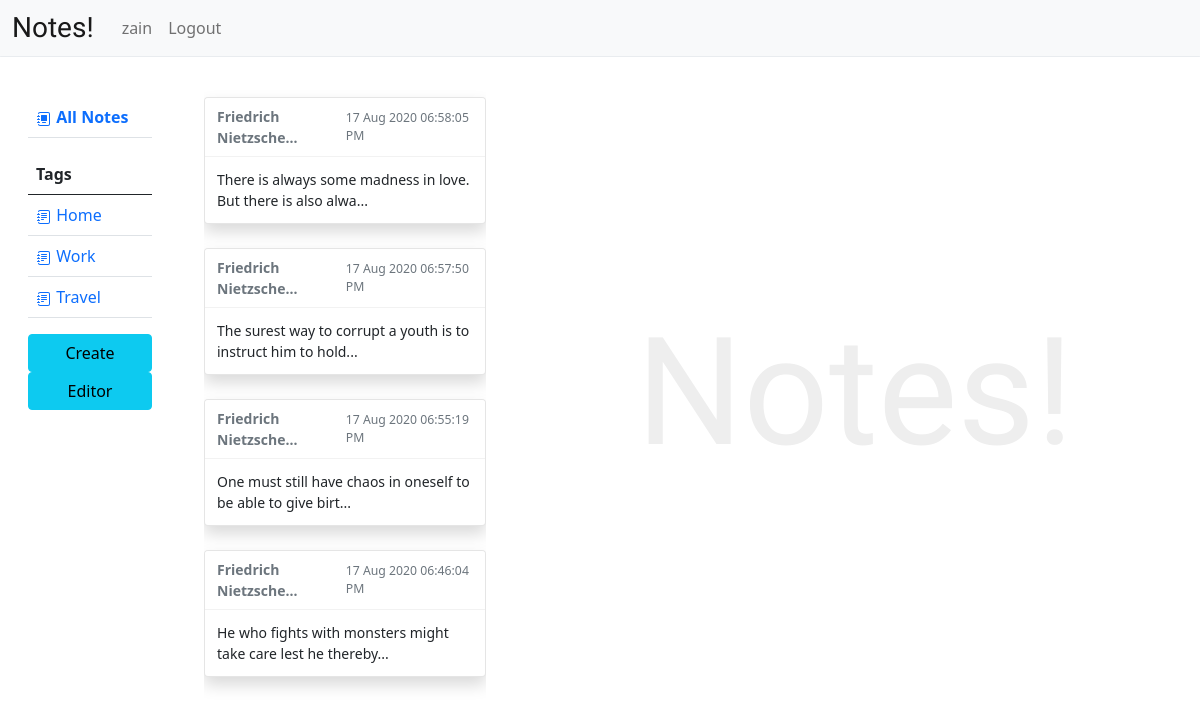
Before: / (signed in) with the older database file.
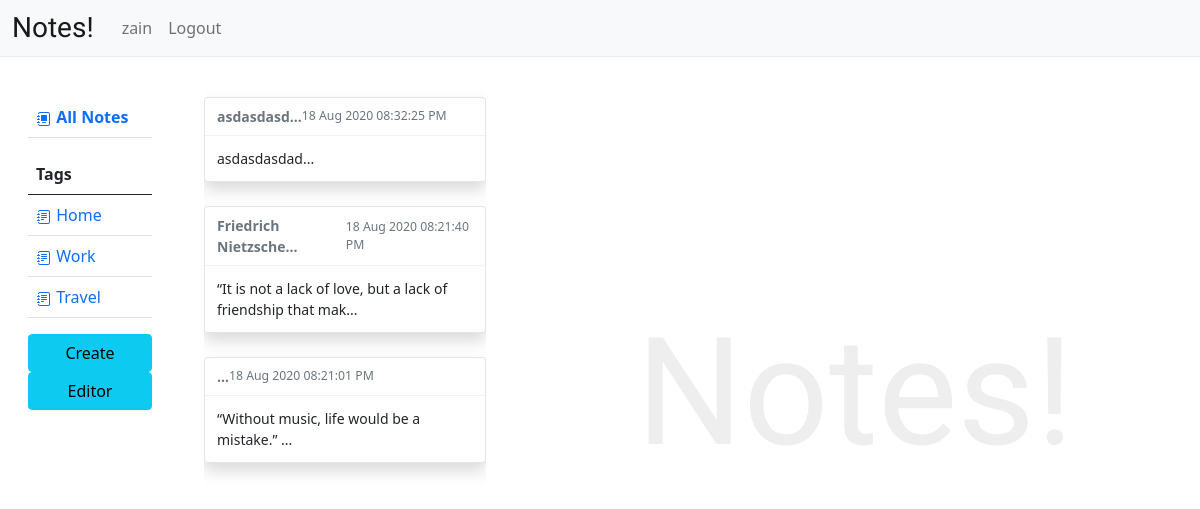
After: the same page with the newer database file.
### models.py (models this page shows, shortened)
class Note(Base):
    __tablename__ = "notes"
    id = Column(Integer, primary_key=True)
    user_id = Column(Integer, ForeignKey("users.id"))
    title = Column(String(200))
    content = Column(String)
    tag = Column(String(40))
    timestamp = Column(TIMESTAMP)
    users = relationship("User", back_populates="notes")

### app.py (the view)
@app.route("/")
def index():
    if session.get("username"):
        notes = db.query(Note).filter_by(user_id=session["user_id"]).all()
        notes = reversed(list(notes))
        return render_template("dashboard.html", notes=notes, markup=Markup)
    return render_template("index.html")

### templates/dashboard.html (shortened to what this page needs)
{% extends 'layout.html' %}  {% block body %}
<main style="height: 100%;">
  <div class="dashboard">
    <div class="row">
      <div class="user-menu col-2">
        <table class="table table-hover">
          <thead>
            <tr>
              <th scope="col" class="active" id="allNotesBtn">
                <a href="">
                  All Notes</a>
              </th>
            </tr>
          </thead>
        </table>
        <table class="table table-hover">
          <thead>
            <tr>
              <th scope="col">Tags</th>
            </tr>
          </thead>
          <tbody>
            <tr>
              <td class="noteTags" id="tagHome">
                <a href="">
                  Home</a>
              </td>
            </tr>
            <tr>
              <td class="noteTags" id="tagWork">
                <a href="">
                  Work</a>
              </td>
            </tr>
            <tr>
              <td class="noteTags" id="tagTravel">
                <a href="">
                  Travel</a>
              </td>
            </tr>
          </tbody>
        </table>
        <div class="mt-auto">
          <div class="create-btn">
            <div class="btn btn-info" style="width: 100%;" id="createNote">
              Create
            </div>
          </div>
        </div>
        <div class="mt-auto">
          <div class="create-btn">
            <div class="btn btn-info" style="width: 100%;" id="createEditor">
              Editor
            </div>
          </div>
        </div>
      </div>
      <div class="user-notes col-3">
        <div id="notesList">
          {% for note in notes %}
          <div class="toast show mb-4" role="alert" aria-live="assertive" aria-atomic="true" data-autohide="false">
            <div class="toast-header">
              <strong class="mr-auto">{{note.title[:20] + "..." | safe}}</strong>
              <small class="text-muted">{{note.timestamp.strftime("%d %b %Y %I:%M:%S %p")}}</small>
            </div>
            <div class="toast-body">
              <div>
                {{markup(note.content[:60]).striptags() + "..."}}
              </div>
            </div>
          </div>
          {% endfor %}
        </div>
      </div>
      <div class="note col-7">
        <div class="m-5" id="noteDisplay">
          <div class="logo">
            <h1>Notes!</h1>
          </div>
        </div>
      </div>
    </div>
  </div>
</main>
{% endblock %}

Changed rows visible on the page:
removed Note: title "Friedrich Nietzsche...", timestamp "17 Aug 2020 06:58:05 PM", content "There is always some madness in love. But there is also alwa..."
changed Note: title "Friedrich Nietzsche..." → "asdasdasd..."; timestamp "17 Aug 2020 06:57:50 PM" → "18 Aug 2020 08:32:25 PM"; content "The surest way to corrupt a youth is to instruct him to hold..." → "asdasdasdad..."
changed Note "Friedrich Nietzsche...": timestamp "17 Aug 2020 06:55:19 PM" → "18 Aug 2020 08:21:40 PM"; content "One must still have chaos in oneself to be able to give birt..." → "“It is not a lack of love, but a lack of friendship that mak..."
changed Note: title "Friedrich Nietzsche..." → "..."; timestamp "17 Aug 2020 06:46:04 PM" → "18 Aug 2020 08:21:01 PM"; content "He who fights with monsters might take care lest he thereby..." → "“Without music, life would be a mistake.” ..."
